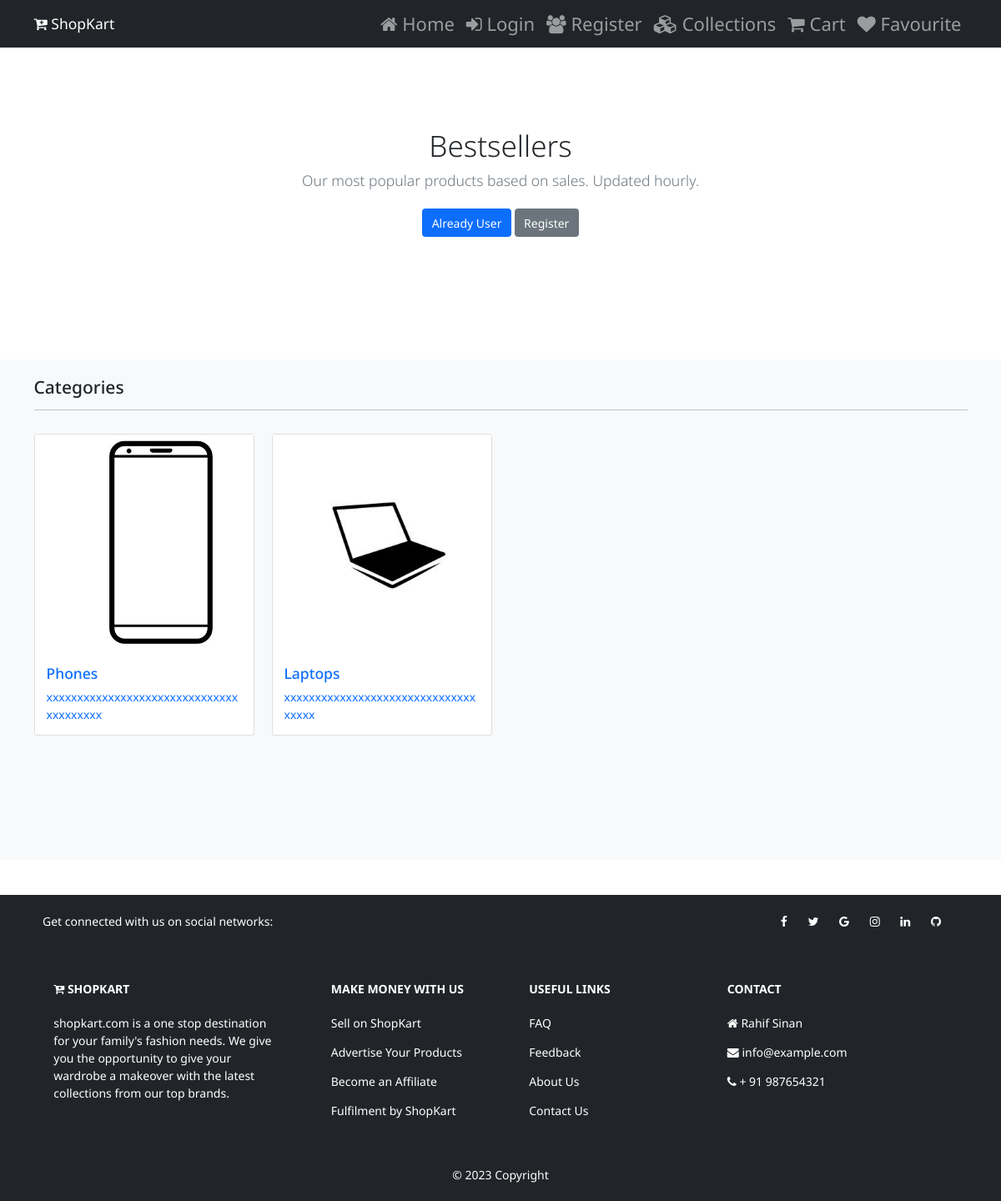
The page /collections on the database its author committed.
### shop/models.py (models this page shows, shortened)
class Catagory(models.Model):
  name=models.CharField(max_length=150,null=False,blank=False)
  image=models.ImageField(upload_to=getFileName,null=True,blank=True)
  description=models.TextField(max_length=500,null=False,blank=False)
  status=models.BooleanField(default=False,help_text="0-show,1-Hidden")
  created_at=models.DateTimeField(auto_now_add=True)

### shop/views.py (the view)
# urls.py: path('collections',views.collections,name="collections"),
def collections(request):
  catagory=Catagory.objects.filter(status=0)
  return render(request,"shop/collections.html",{"catagory":catagory})

### shop/templates/shop/collections.html (shortened to what this page needs)
{% extends 'shop/layouts/main.html' %}
{% block content %}
  <section class="py-5 text-center container"  style="margin-top:70px;">
    <div class="row py-lg-5">
      <div class="col-lg-6 col-md-8 mx-auto">
        <h1 class="fw-light">Bestsellers</h1>
        <p class="lead text-muted">Our most popular products based on sales. Updated hourly.</p>
        <p>
          <a href="{% url 'login' %}" class="btn btn-primary my-2">Already User</a>
          <a href="{% url 'register' %}" class="btn btn-secondary my-2">Register</a>
        </p>
      </div>
    </div>
  </section>
  <section class="bg-light py-4 my-5" style="min-height:600px;">
    <div class="container">
      <div class="row">
        <div class="col-12">
          <h4 class="mb-3">Categories</h4>
          <hr style="border-color:#b8bfc2;">
        </div>
        {% for item in catagory %}
        <div class="col-md-4 col-lg-3">
          <div class="card my-3">
            <img src="{{item.image.url}}"  class="card-image-top" alt="Categories">
            <a href="{% url 'collections' item.name %}">
            <div class="card-body">
              <h5 class="card-title text-primary">{{ item.name }}</h5>
              <p class="card-text">{{ item.description }}</p>
            </div>
            </a>
          </div>
        </div>
        {% endfor %}
      </div>
      </div>
  </section>
{% endblock content %}

### static/css/style.css (style rules this page uses)
html { font-size: 14px; }
body { font-family: 'Noto Sans', sans-serif; }
a { text-decoration: none; }

### rows shown on the page
Catagory: image (picture), name "Phones", description "xxxxxxxxxxxxxxxxxxxxxxxxxxxxxxxxxxxxxxxx"
Catagory: image (picture), name "Laptops", description "xxxxxxxxxxxxxxxxxxxxxxxxxxxxxxxxxxxx"
